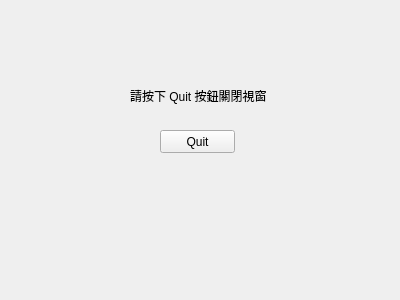
<?xml version="1.0" encoding="UTF-8"?>
<ui version="4.0">
 <class>Form</class>
 <widget class="QWidget" name="Form">
  <property name="geometry">
   <rect>
    <x>0</x>
    <y>0</y>
    <width>400</width>
    <height>300</height>
   </rect>
  </property>
  <property name="windowTitle">
   <string>Form</string>
  </property>
  <widget class="QPushButton" name="quitButton">
   <property name="geometry">
    <rect>
     <x>160</x>
     <y>130</y>
     <width>75</width>
     <height>23</height>
    </rect>
   </property>
   <property name="text">
    <string>Quit</string>
   </property>
  </widget>
  <widget class="QLabel" name="label">
   <property name="geometry">
    <rect>
     <x>130</x>
     <y>80</y>
     <width>141</width>
     <height>31</height>
    </rect>
   </property>
   <property name="text">
    <string>請按下 Quit 按鈕關閉視窗</string>
   </property>
  </widget>
 </widget>
 <resources/>
 <connections/>
</ui>
